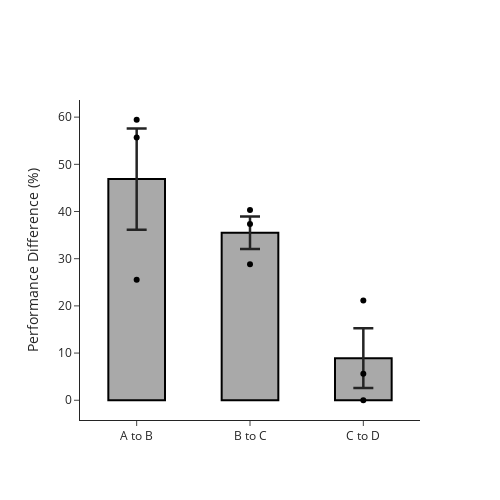

Write notebook code for a chart like this one.
### Code cell
## Get performance drop for each mouse
performance_drop = ctb.performance_drop(accuracy, day_list=[5, 10, 15], replace=True)
performance_drop = performance_drop.replace({5: 'A to B', 10: 'B to C', 15: 'C to D'})
avg_drop = performance_drop.groupby(['day'], as_index=False).agg({'drop': ['mean', 'sem']})
avg_drop_df = avg_drop['drop']
avg_drop_df.insert(0, 'day', avg_drop['day'])
## Plot fig
fig = pf.custom_graph_template(x_title='', y_title='Performance Difference (%)')
fig.add_trace(go.Bar(x=avg_drop_df['day'], y=avg_drop_df['mean'],
                     error_y=dict(type = 'data', array=avg_drop_df['sem'], thickness = 2.5, width = 10),
                     marker_color='darkgrey', marker_line_color='black',
                     marker_line_width=2, showlegend=False, width=[0.5, 0.5, 0.5]))
fig.add_trace(go.Scatter(x=performance_drop['day'], y=performance_drop['drop'], mode='markers', 
                            marker_color='black', showlegend=False))
fig.show()
fig.write_image(pjoin(fig_path, 'performance_drop.png'))

### Figure 1 — Plotly figure (JSON) as saved in the notebook; plotly's stock layout.template omitted (floating-point values rounded to 4 significant figures)
{"data": [{"error_y": {"array": [10.73, 3.446, 6.319], "thickness": 2.5, "type": "data", "width": 10}, "marker": {"color": "darkgrey", "line": {"color": "black", "width": 2}}, "showlegend": false, "type": "bar", "width": [0.5, 0.5, 0.5], "x": ["A to B", "B to C", "C to D"], "y": [46.88, 35.48, 8.925]}, {"marker": {"color": "black"}, "mode": "markers", "showlegend": false, "type": "scatter", "x": ["A to B", "A to B", "A to B", "B to C", "B to C", "B to C", "C to D", "C to D", "C to D"], "y": [25.54, 59.45, 55.67, 28.81, 37.33, 40.31, 5.637, 0, 21.14]}], "layout": {"height": 500, "title": {"x": 0.5, "xanchor": "center", "y": 0.9, "yanchor": "top"}, "width": 500, "xaxis": {"anchor": "y", "domain": [0, 1], "title": {"text": ""}}, "yaxis": {"anchor": "x", "domain": [0, 1], "title": {"text": "Performance Difference (%)"}}}}
